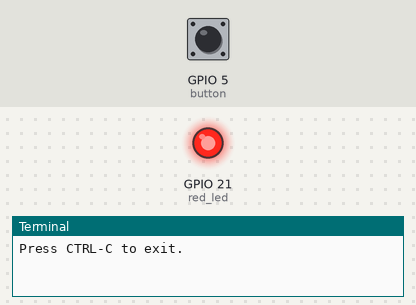
This program was run on a simulated Raspberry Pi (BCM pin numbers). Shown: output pins drawn as LEDs (lit = HIGH), the last lines printed to the terminal. Dashed ring = blinking. The test bench sets the inputs (shaded band); at power-on: GPIO 5 (button) HIGH.

Above: at 0.1 s.
At 1.2 s:
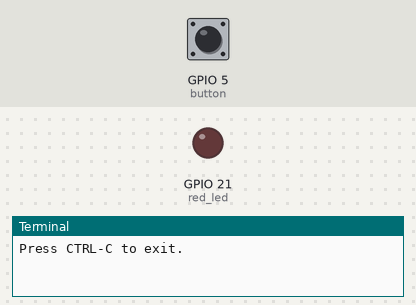
1.3 s: GPIO 5 (button) pulled LOW for 0.15 s
At 1.55 s:
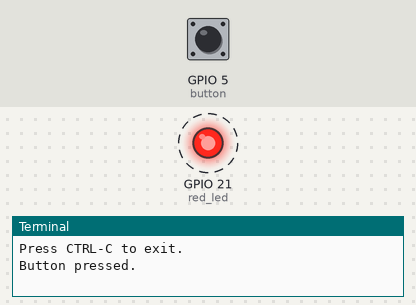
Timing chart, 0 to 10.3 s (numbered marks = the images above; inputs shaded):
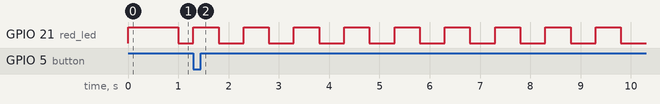

Measured:
- after the input at 1.3 s, GPIO 21 (red_led): alternates HIGH for 0.50 s and LOW for 0.50 s, starting at once

The program:

button_gpiozero_multifunction.py
```python
# (licence header left out)
# Imports
from signal import pause
from gpiozero import Button, LED


# Pin Mapping
button = Button(5)
red_led = LED(21)


# Global Variables
quick_blink = False


# Functions
def button_pressed():
    global quick_blink
    print("Button pressed.")
    quick_blink = not quick_blink  # toggle blink rate
    red_led.blink(on_time=0.5, off_time=0.5) if quick_blink else red_led.blink()  # sleep for appropriate time


# Main
red_led.off()
button.when_pressed = button_pressed  # call button_pressed() when button is pressed
print("Press CTRL-C to exit.")
red_led.blink()
pause()
```
